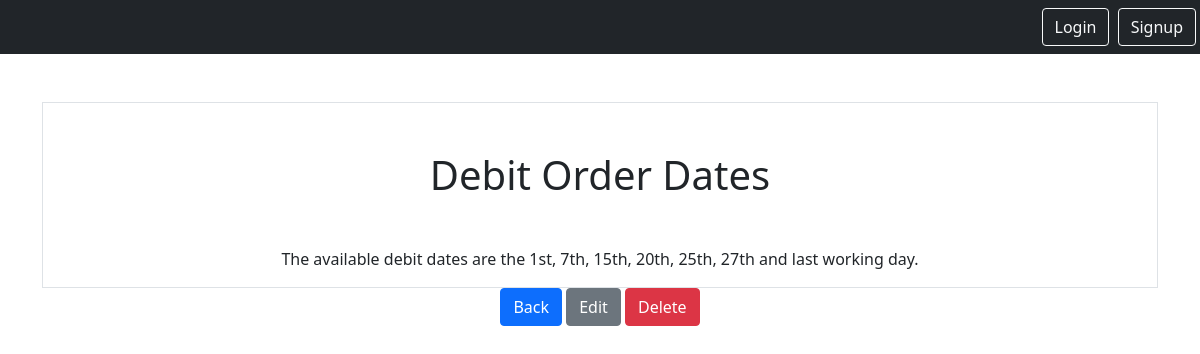
Page /smart/notes/5 on the committed database.
### notes/models.py (models this page shows)
class Notes(models.Model):
    title = models.CharField(max_length=200)
    text = models.TextField()
    created = models.DateTimeField(auto_now_add=True)
    user = models.ForeignKey(User, on_delete=models.CASCADE, related_name="notes")

### notes/views.py (the view)
# urls.py: path('notes/<int:pk>', views.NotesDetailView.as_view(), name="notes.detail"),
class NotesDetailView(DetailView):
    model = Notes
    context_object_name = "note"
    template_name = "notes/notes_detail.html"

### notes/templates/notes/notes_detail.html
{% extends "base.html" %} {% block content %}
<div class="border round">
<h1 class="my-5">{{note.title}}</h1>
<p>{{note.text}}</p>
</div>
<a href="{% url 'notes.list' %}" class="btn btn-primary ">Back</a>
<a href="{% url 'notes.update' pk=note.id %}" class="btn btn-secondary ">Edit</a>
<a href="{% url 'notes.delete' pk=note.id %}" class="btn btn-danger ">Delete</a>
{% endblock %}

### rows in the picture
Notes: title "Debit Order Dates", text "The available debit dates are the 1st, 7th, 15th, 20th, 25th, 27th and last working day."
